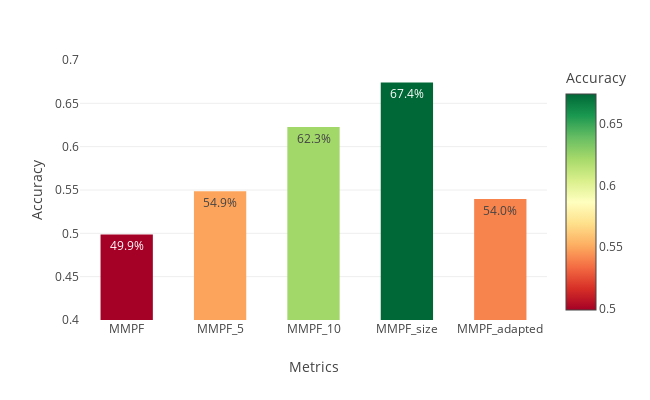

The notebook cell this image was saved under:
### Code cell
fig = px.bar(metrics_df, x = 'Metrics', y = 'Accuracy', color = 'Accuracy', color_continuous_scale = 'RdYlGn',# color_discrete_sequence = ['rgb(40, 140, 40)']*5,
            range_y = [0.4, 0.7], text_auto = '.1%')
fig.update_layout(height = 400, width = 650, template = 'none')
fig.update_layout(barmode = 'group', bargap = 0.3, bargroupgap = 0.2)
fig.write_image("images/metric_4.pdf")
fig.show()

### Figure 1 — Plotly figure (JSON) as saved in the notebook; plotly's stock layout.template omitted (floating-point values rounded to 4 significant figures)
{"data": [{"alignmentgroup": "True", "hovertemplate": "Metrics=%{x}<br>Accuracy=%{marker.color}<extra></extra>", "legendgroup": "", "marker": {"color": [0.4988, 0.5486, 0.6226, 0.6742, 0.5398], "coloraxis": "coloraxis", "pattern": {"shape": ""}}, "name": "", "offsetgroup": "", "orientation": "v", "showlegend": false, "textposition": "auto", "texttemplate": "%{y:.1%}", "type": "bar", "x": ["MMPF", "MMPF_5", "MMPF_10", "MMPF_size", "MMPF_adapted"], "xaxis": "x", "y": [0.4988, 0.5486, 0.6226, 0.6742, 0.5398], "yaxis": "y"}], "layout": {"bargap": 0.3, "bargroupgap": 0.2, "barmode": "group", "coloraxis": {"colorbar": {"title": {"text": "Accuracy"}}, "colorscale": [[0, "rgb(165,0,38)"], [0.1, "rgb(215,48,39)"], [0.2, "rgb(244,109,67)"], [0.3, "rgb(253,174,97)"], [0.4, "rgb(254,224,139)"], [0.5, "rgb(255,255,191)"], [0.6, "rgb(217,239,139)"], [0.7, "rgb(166,217,106)"], [0.8, "rgb(102,189,99)"], [0.9, "rgb(26,152,80)"], [1, "rgb(0,104,55)"]]}, "height": 400, "legend": {"tracegroupgap": 0}, "margin": {"t": 60}, "width": 650, "xaxis": {"anchor": "y", "domain": [0, 1], "title": {"text": "Metrics"}}, "yaxis": {"anchor": "x", "domain": [0, 1], "range": [0.4, 0.7], "title": {"text": "Accuracy"}}}}
